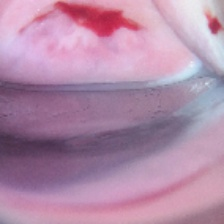
#> input picture code/lena_copy.jpg, 224 x 224 px, given as the content of the folder /media/yuens/WIN10-ENTERTENMENT/Kaggle/Intel-CCS/train, which was not available
$ jupyter execute --allow-errors 'Model Selection.ipynb'   (shell and % lines are left out)   (older library calls are emulated)   (text cells are left out)
#> lines starting #> are read from the running program, lines starting #| are printed output that depends on the picture; pictures that were not available may be replaced by others from this repository, and a replacement may not be noted
[cell 1]
import numpy as np
import pandas as pd
import matplotlib.pyplot as plt
import seaborn as sns
from skimage.io import imread, imshow
import cv2

import plotly.offline as py
py.init_notebook_mode(connected=True)
import plotly.graph_objs as go
import plotly.tools as tls

from subprocess import check_output
print(check_output(["ls", "/media/yuens/WIN10-ENTERTENMENT/Kaggle/Intel-CCS/train"]).decode("utf8"))
#> (this line was passed over: subprocess is not available in this run)

[cell 2]
from glob import glob
basepath = "/media/yuens/WIN10-ENTERTENMENT/Kaggle/Intel-CCS/train/"

all_cervix_images = []

for path in sorted(glob(basepath + "*")):
    cervix_type = path.split("/")[-1]
    cervix_images = sorted(glob(basepath + cervix_type + "/*"))
    all_cervix_images = all_cervix_images + cervix_images

all_cervix_images = pd.DataFrame({'imagepath': all_cervix_images})
all_cervix_images['filetype'] = all_cervix_images.apply(lambda row: row.imagepath.split(".")[-1], axis=1)
all_cervix_images['type'] = all_cervix_images.apply(lambda row: row.imagepath.split("/")[-2], axis=1)
all_cervix_images.head()

[cell 3]
print('We have a total of {} images in the whole dataset'.format(all_cervix_images.shape[0]))
type_aggregation = all_cervix_images.groupby(['type', 'filetype']).agg('count')
type_aggregation_p = type_aggregation.apply(lambda row: 1.0*row['imagepath']/all_cervix_images.shape[0], axis=1)

fig, axes = plt.subplots(nrows=2, ncols=1, figsize=(10, 8))

type_aggregation.plot.barh(ax=axes[0])
axes[0].set_xlabel("image count")
type_aggregation_p.plot.barh(ax=axes[1])
axes[1].set_xlabel("training size fraction")
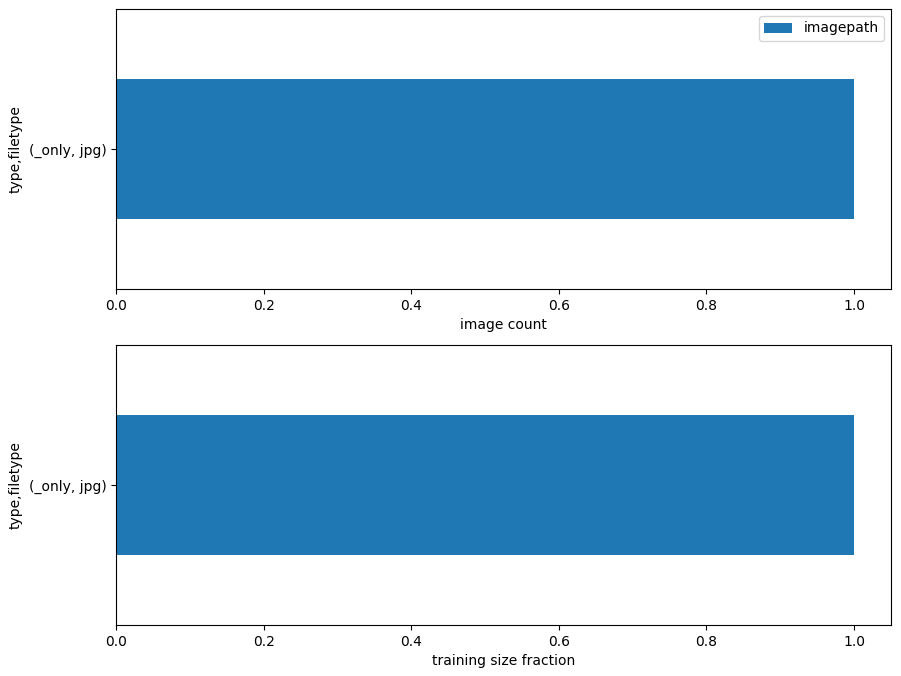
#> figure drawn by matplotlib, 2 panels

[cell 4]
fig = plt.figure(figsize=(12,8))

i = 1
for t in all_cervix_images['type'].unique():
    ax = fig.add_subplot(1,3,i)
    i+=1
    f = all_cervix_images[all_cervix_images['type'] == t]['imagepath'].values[0]
    plt.imshow(plt.imread(f))
    plt.title('sample for cervix {}'.format(t))

[cell 5]
from collections import defaultdict

images = defaultdict(list)

for t in all_cervix_images['type'].unique():
    sample_counter = 0
    for _, row in all_cervix_images[all_cervix_images['type'] == t].iterrows():
        #print('reading image {}'.format(row.imagepath))
        try:
            img = imread(row.imagepath)
#> img is the input picture: shape (224, 224, 3); mean R, G, B 177.9, 139.7, 168.4
            sample_counter +=1
            images[t].append(img)
        except:
            print('image read failed for {}'.format(row.imagepath))
        if sample_counter > 35:
            break

[cell 6]
dfs = []
for t in all_cervix_images['type'].unique():
    t_ = pd.DataFrame(
        {
            'nrows': list(map(lambda i: i.shape[0], images[t])),
            'ncols': list(map(lambda i: i.shape[1], images[t])),
            'nchans': list(map(lambda i: i.shape[2], images[t])),
            'type': t
        }
    )
    dfs.append(t_)

shapes_df = pd.concat(dfs, axis=0)
shapes_df_grouped = shapes_df.groupby(by=['nchans', 'ncols', 'nrows', 'type']).size().reset_index().sort_values(['type', 0], ascending=False)
shapes_df_grouped

[cell 7]
shapes_df_grouped['size_with_type'] = shapes_df_grouped.apply(lambda row: '{}-{}-{}'.format(row.ncols, row.nrows, row.type), axis=1)
shapes_df_grouped = shapes_df_grouped.set_index(shapes_df_grouped['size_with_type'].values)
shapes_df_grouped['count'] = shapes_df_grouped[[0]]

plt.figure(figsize=(10,8))
#shapes_df_grouped['count'].plot.barh(figsize=(10,8))
sns.barplot(x="count", y="size_with_type", data=shapes_df_grouped)
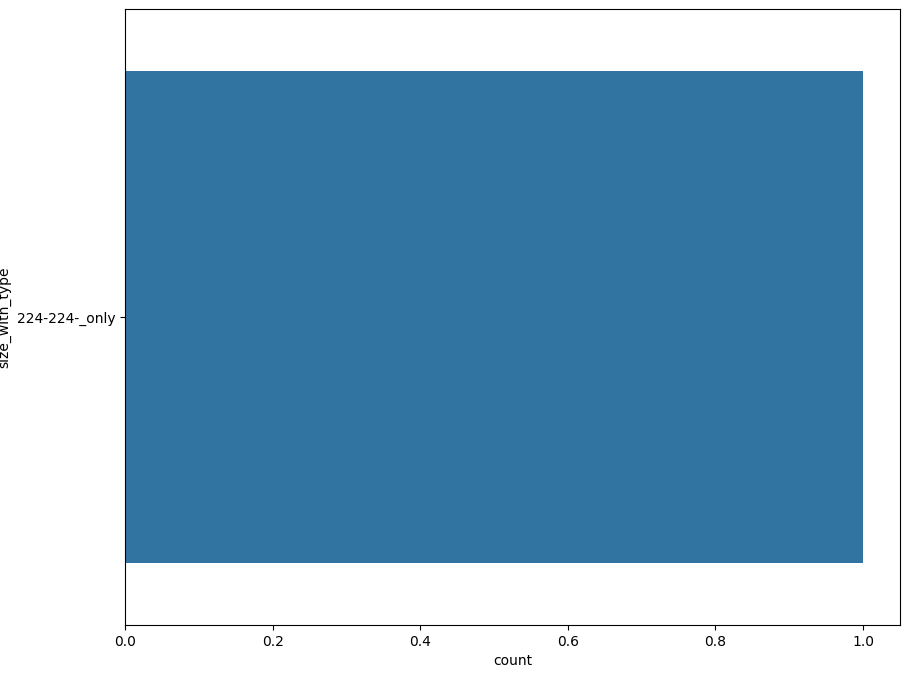
#> figure drawn by matplotlib, 1 panel

[cell 8]
def transform_image(img, rescaled_dim, to_gray=False):
    resized = cv2.resize(img, (rescaled_dim, rescaled_dim), cv2.INTER_LINEAR)

    if to_gray:
        resized = cv2.cvtColor(resized, cv2.COLOR_RGB2GRAY).astype('float')
    else:
        resized = resized.astype('float')

    normalized = cv2.normalize(resized, None, 0.0, 1.0, cv2.NORM_MINMAX)
    timg = normalized.reshape(1, np.prod(normalized.shape))

    return timg/np.linalg.norm(timg)

rescaled_dim = 100

all_images = []
all_image_types = []

for t in all_cervix_images['type'].unique():
    all_images = all_images + images[t]
    all_image_types = all_image_types + len(images[t])*[t]

# - normalize each uint8 image to the value interval [0, 1] as float image
# - rgb to gray
# - downsample image to rescaled_dim X rescaled_dim
# - L2 norm of each sample = 1
gray_all_images_as_vecs = [transform_image(img, rescaled_dim) for img in all_images]
#> in transform_image, `normalized = cv2.normalize(resized, None, 0.0, 1.0, cv2.NORM_MINMAX)`:
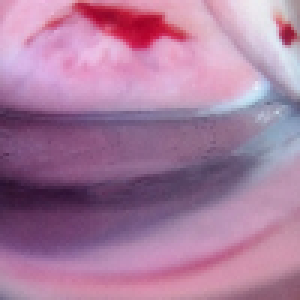
#> normalized: shape (100, 100, 3) float64 (shown 3 times larger); mean R, G, B 0.664, 0.487, 0.62; drawn with min black and max white
#> gray_all_images_as_vecs = 1 item

gray_imgs_mat = np.array(gray_all_images_as_vecs).squeeze()
all_image_types = np.array(all_image_types)
gray_imgs_mat.shape, all_image_types.shape
#> Out = ((30000,), (1,))

[cell 9]
from sklearn.manifold import TSNE
#> (the rest of this cell did not finish here and is left out)

[cell 10]
from sklearn import preprocessing

#> (the rest of this cell did not finish here and is left out)

#> (a cell that did not finish here is left out)

[cell 12]
from matplotlib.offsetbox import OffsetImage, AnnotationBbox
def imscatter(x, y, images, ax=None, zoom=0.01):
    ax = plt.gca()
    images = [OffsetImage(image, zoom=zoom) for image in images]
    artists = []
    for x0, y0, im0 in zip(x, y, images):
        ab = AnnotationBbox(im0, (x0, y0), xycoords='data', frameon=False)
        artists.append(ax.add_artist(ab))
    ax.update_datalim(np.column_stack([x, y]))
    ax.autoscale()
    #return artists

nimgs = 60
plt.figure(figsize=(10,8))
#> (the rest of this cell did not finish here and is left out)

[cell 13]
pal = sns.color_palette("hls", 3)
sns.palplot(pal)
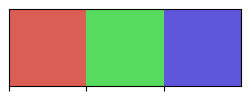
#> figure drawn by matplotlib, 1 panel

[cell 14]
from scipy.spatial.distance import pdist, squareform

#> (the rest of this cell did not finish here and is left out)

#> (a cell that did not finish here is left out)

#> (a cell that did not finish here is left out)

[cell 17]
from sklearn.preprocessing import LabelEncoder
from sklearn.preprocessing import Normalizer
y = LabelEncoder().fit_transform(all_image_types).reshape(-1)
X = gray_imgs_mat # no need for normalizing, we already did this earlier Normalizer().fit_transform(gray_imgs_mat)
X.shape, y.shape
#> Out = ((30000,), (1,))
